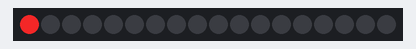
The program below on a simulated BBC micro:bit running MicroPython. Shown: 18 RGB LEDs in strip order, left to right.

Above: at 0.05 s.
At 0.45 s:
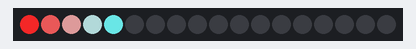
At 0.85 s:
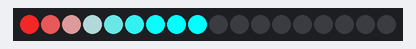
At 1.76 s:
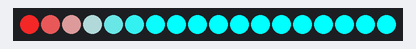
At 2.57 s:
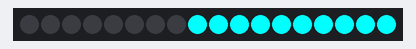
At 3.47 s:
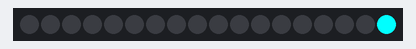

The program:

microbit-Code_2.py
```python
from microbit import *
import neopixel
from random import randint
red = 255
green = 0
blue = 0
np = neopixel.NeoPixel(pin5, 18)
flag = 1
while True:
    while flag == 1:
        for pixel_id in range(0, len(np)):
            red = red - 35
            if red <= 0:
                red = 0
            green = green + 35
            if green >= 255:
                green = 255
            blue = blue + 35
            if blue >= 255:
                blue = 255
            np[pixel_id] = (red, green, blue)
            np.show()
            sleep(100)
        for pixel_close in range(0, len(np)):
            np[pixel_close] = (0, 0, 0)
            np.show()
            sleep(100)
        flag = 0
```
